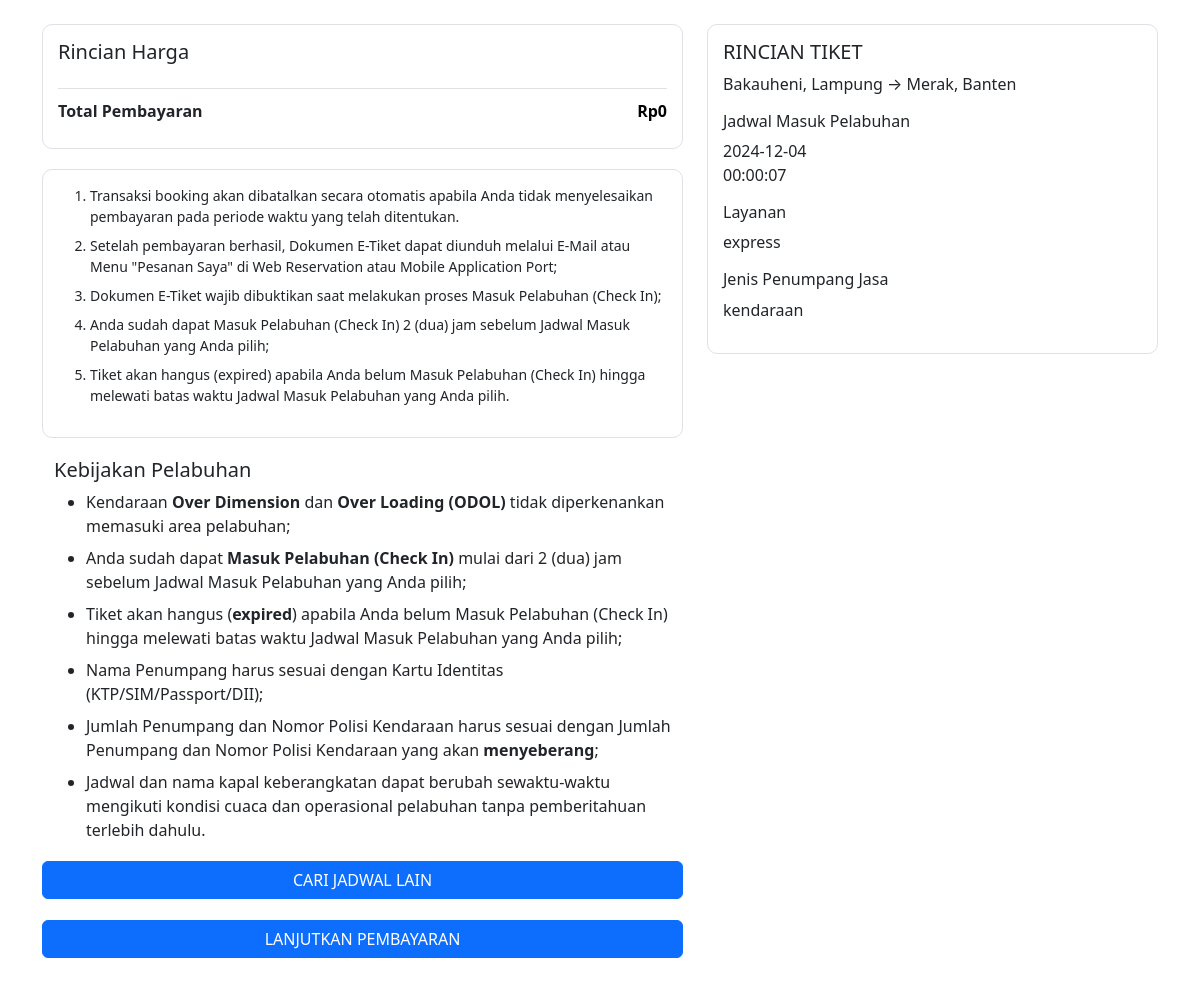
Screenshot of /konfirmasi.php?t=2 with the database file from the repository.
### tables this page shows
CREATE TABLE `tiket` (
  `id_tiket` int(11) NOT NULL,
  `id_rute` int(11) DEFAULT NULL,
  `kelas` enum('reguler','express') DEFAULT NULL,
  `jenis_jasa` enum('pejalan_kaki','kendaraan') DEFAULT NULL,
  `tanggal` date DEFAULT NULL,
  `jam` time DEFAULT NULL,
  `harga` int(11) DEFAULT NULL
);

CREATE TABLE `rute` (
  `id_rute` int(11) NOT NULL,
  `pelabuhan_asal` varchar(255) DEFAULT NULL,
  `pelabuhan_tujuan` varchar(255) DEFAULT NULL,
  `status` tinyint(1) DEFAULT NULL,
  `harga` int(11) DEFAULT NULL
);

### actions/koneksi.php (called while the page is built, shortened)
<?php
$conn = mysqli_connect("localhost", "root", "", "harborship");
function query($statement)
{
    global $conn;
    return mysqli_query($conn, $statement);
}
function fetch($statement)
{
    return mysqli_fetch_array($statement);
}

### konfirmasi.php (the view, shortened to what this page needs)
<?php
require './actions/koneksi.php';
$tiket = isset($_GET['t']) ? intval($_GET['t']) : 0;
$jumlah[1][0] = isset($_GET['l']) ? intval($_GET['l']) : 0;
$jumlah[1][1] = isset($_GET['d']) ? intval($_GET['d']) : 0;
$jumlah[1][2] = isset($_GET['a']) ? intval($_GET['a']) : 0;
$jumlah[1][3] = isset($_GET['b']) ? intval($_GET['b']) : 0;
$jumlah[0][0] = "Lansia";
$jumlah[0][1] = "Dewasa";
$jumlah[0][2] = "Anak";
$jumlah[0][3] = "Bayi";
$query_harga_penumpang = query("SELECT * FROM harga_penumpang");
$no = 0;
while ($data_harga_penumpang = fetch($query_harga_penumpang)) {
    $jumlah[2][$no++] = $data_harga_penumpang['harga_penumpang'];
}
?>
<!DOCTYPE html>
<html lang="en">
<head>
    <link href="https://cdn.jsdelivr.net/npm/bootstrap@5.3.0/dist/css/bootstrap.min.css" rel="stylesheet">
</head>
<body>
    <div class="container mt-4">
        <div class="row">
            <div class="col-md-7">
                <div class="order-box">
                    <h5 class="mb-4">Rincian Harga</h5>
                    <?php
                    $total_semua = 0;
                    ?>
                    <div class="price-row total-price">
                        <div>
                            <strong>Total Pembayaran</strong>
                        </div>
                        <div>
                            <strong class="text-orange">Rp<?= number_format($total_semua, 0, ",", ".") ?></strong>
                        </div>
                    </div>
                </div>
                <div class="order-box">
                    <ol class="small">
                        <li class="mb-2">Transaksi booking akan dibatalkan secara otomatis apabila Anda tidak menyelesaikan pembayaran pada periode waktu yang telah ditentukan.</li>
                        <li class="mb-2">Setelah pembayaran berhasil, Dokumen E-Tiket dapat diunduh melalui E-Mail atau Menu "Pesanan Saya" di Web Reservation atau Mobile Application Port;</li>
                        <li class="mb-2">Dokumen E-Tiket wajib dibuktikan saat melakukan proses Masuk Pelabuhan (Check In);</li>
                        <li class="mb-2">Anda sudah dapat Masuk Pelabuhan (Check In) 2 (dua) jam sebelum Jadwal Masuk Pelabuhan yang Anda pilih;</li>
                        <li class="mb-2">Tiket akan hangus (expired) apabila Anda belum Masuk Pelabuhan (Check In) hingga melewati batas waktu Jadwal Masuk Pelabuhan yang Anda pilih.</li>
                    </ol>
                </div>
                <div class="container">
                    <h5>Kebijakan Pelabuhan</h5>
                    <ul class="policy-list" style="margin-bottom: -5px;">
                        <li class="mb-2">Kendaraan <strong>Over Dimension</strong> dan <strong>Over Loading (ODOL)</strong> tidak diperkenankan memasuki area pelabuhan;</li>
                        <li class="mb-2">Anda sudah dapat <strong>Masuk Pelabuhan (Check In)</strong> mulai dari 2 (dua) jam sebelum Jadwal Masuk Pelabuhan yang Anda pilih;</li>
                        <li class="mb-2">Tiket akan hangus (<strong>expired</strong>) apabila Anda belum Masuk Pelabuhan (Check In) hingga melewati batas waktu Jadwal Masuk Pelabuhan yang Anda pilih;</li>
                        <li class="mb-2">Nama Penumpang harus sesuai dengan Kartu Identitas (KTP/SIM/Passport/DII);</li>
                        <li class="mb-2">Jumlah Penumpang dan Nomor Polisi Kendaraan harus sesuai dengan Jumlah Penumpang dan Nomor Polisi Kendaraan yang akan <strong>menyeberang</strong>;</li>
                        <li class="mb-2">Jadwal dan nama kapal keberangkatan dapat berubah sewaktu-waktu mengikuti kondisi cuaca dan operasional pelabuhan tanpa pemberitahuan terlebih dahulu.</li>
                    </ul>
                </div>
                <a class="btn btn-primary w-100 mt-3" href="./index.php" style="margin-bottom: 5px;">CARI JADWAL LAIN</a>
                    <a class="btn btn-primary w-100 mt-3" href="./pembayaran.php?l=<?= $jumlah[1][0] ?>&d=<?= $jumlah[1][1] ?>&a=<?= $jumlah[1][2] ?>&b=<?= $jumlah[1][3] ?>&t=<?= $tiket ?>" style="margin-bottom: 25px;">LANJUTKAN PEMBAYARAN</a>
            </div>
            <div class="col-md-5">
                <div class="order-box">
                    <?php
                    $query_tiket = query("SELECT * FROM tiket INNER JOIN rute ON tiket.id_rute=rute.id_rute WHERE id_tiket='$tiket'");
                    $data_tiket = fetch($query_tiket);
                    ?>
                    <h5>RINCIAN TIKET</h5>
                    <p><?= $data_tiket['pelabuhan_asal'] ?> → <?= $data_tiket['pelabuhan_tujuan'] ?></p>
                    <h6>Jadwal Masuk Pelabuhan</h6>
                    <p><?= $data_tiket['tanggal'] ?><br><?= $data_tiket['jam'] ?></p>
                    <h6>Layanan</h6>
                    <p><?= $data_tiket['kelas'] ?></p>
                    <h6>Jenis Penumpang Jasa</h6>
                    <p><?= $data_tiket['jenis_jasa'] ?></p>
                </div>
            </div>
        </div>
    </div>
</body>
</html>

### konfirmasi.php (style rules this page uses)
.order-box { border: 1px solid #dee2e6; border-radius: 10px; padding: 15px; margin-bottom: 20px; }
.price-row { display: flex; justify-content: space-between; margin-bottom: 10px; }
.total-price { border-top: 1px solid #dee2e6; padding-top: 10px; margin-top: 10px; }
.text-orange { color: #000000; }

### rows the page displays
tiket: id_rute.pelabuhan_asal "Bakauheni, Lampung", id_rute.pelabuhan_tujuan "Merak, Banten", tanggal "2024-12-04", jam "00:00:07", kelas "express", jenis_jasa "kendaraan"

### other values shown
$total_semua "0"
